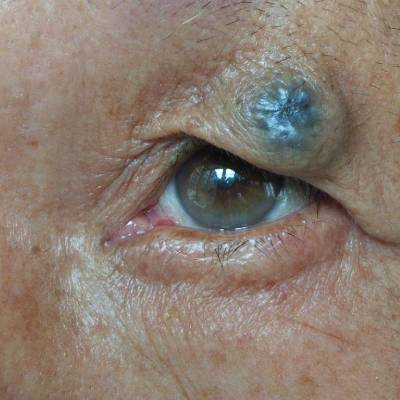
#> input picture labelled_dataset/test/b1.jpg, 400 x 400 px
$ python -i preprocess_segment.py   (imports and definitions only)
#> lines starting #> are read from the running program, lines starting #| are printed output that depends on the picture; after the words box and inside, x2 and y2 are one past the last pixel; in counts of white or black regions, pixels touching at a corner belong together
#> in process_image, img_bgr is the input picture: shape (400, 400, 3); mean B, G, R 112.1, 123.4, 138
# PROJECT: A COMPUTER VISION/MACHINE LEARNING PIPELINE FOR DETECTING EYELID CANCER
# Supervisor: Prof. Khurshid Ahmad (Trinity College Dublin)
import os
import cv2
import numpy as np
import pandas as pd
from glob import glob
from skimage.segmentation import slic, mark_boundaries
from skimage.measure import regionprops, label
from skimage.color import rgb2gray, rgb2hsv
from skimage.morphology import closing, disk, remove_small_objects
from sklearn.cluster import KMeans
import matplotlib.pyplot as plt
from tqdm import tqdm

# ---------- Configuration ----------
COVERED_DIR = 'covered_divided_eye'           # Root folder from one_circle.py
QUADRANTS_SUBFOLDER = 'quadrants'             # Subfolder holding divided images per split
OUTPUT_DIR = 'segmented_outputs_combined'     # Where to save preprocessed outputs
SPLITS = ['train', 'val', 'test']
CLASSES = ['benign', 'malignant']

# Processing flags
APPLY_HAIR_REMOVAL = False
APPLY_CONTRAST_ENHANCEMENT = False

# Hair removal parameters
HAIR_KERNEL_SIZE = 7
HAIR_INPAINT_RADIUS = 6

# Superpixel & graph-cut segmentation parameters
SLIC_SEGMENTS = 100
SLIC_COMPACTNESS = 10
GRABCUT_ITER = 5
GRABCUT_MARGIN = 10  # margin from image borders for initial rectangle

# Segmentation cleanup parameters
CLOSING_DISK_RADIUS = 7
MIN_COMPONENT_SIZE = 500

# ---------- Hair Removal ----------
# [45 lines left out: functions remove_hair, enhance_contrast, segment_lesion_baseline, not called in this run]

# ---------- Lesion Segmentation (GraphCut + SLIC with fallback) ----------
def segment_lesion_superpixel(img_rgb,
                              n_segments=SLIC_SEGMENTS,
                              compactness=SLIC_COMPACTNESS,
                              grabcut_iter=GRABCUT_ITER,
                              margin=GRABCUT_MARGIN):
    """
    Use GrabCut to initialize a lesion mask, then refine with SLIC superpixels.
    Falls back to HSV+SLIC baseline if GrabCut yields no region.
    Returns a boolean mask of the segmented lesion.
    """
#> called with n_segments = 100, compactness = 10, grabcut_iter = 5, margin = 10
    try:
        img_bgr = cv2.cvtColor(img_rgb, cv2.COLOR_RGB2BGR)
        h, w = img_bgr.shape[:2]
#> h = 400; w = 400
        mask = np.zeros((h, w), np.uint8)
        bgd_model = np.zeros((1, 65), np.float64)
        fgd_model = np.zeros((1, 65), np.float64)
        rect = (margin, margin, w - 2 * margin, h - 2 * margin)
#> rect = (10, 10, 380, 380)
        cv2.grabCut(img_bgr, mask, rect, bgd_model, fgd_model, grabcut_iter, cv2.GC_INIT_WITH_RECT)
        binary = np.where((mask == cv2.GC_FGD) | (mask == cv2.GC_PR_FGD), 1, 0).astype('uint8')
        img_float = img_rgb.astype(float) / 255.0
        segments = slic(img_float, n_segments=n_segments, compactness=compactness, start_label=1)
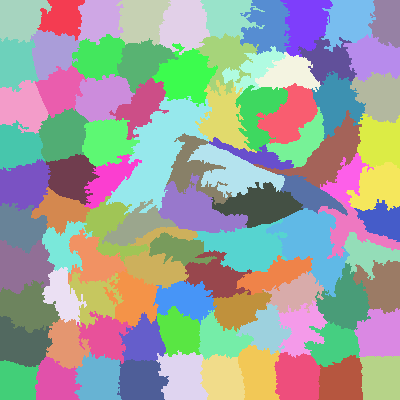
#> segments: shape (400, 400) int64; 92 distinct labels, from 1 to 92; one colour per label, 0 black
        lesion_labels = np.unique(segments[binary == 1])
#> lesion_labels = 43 values from 12 to 78
        if len(lesion_labels) == 0:
            raise ValueError("No GrabCut overlap segments")
        refined = np.zeros_like(segments)
        for lbl in lesion_labels:
            refined[segments == lbl] = lbl
#> this loop made 43 passes
#> lbl on passes 1 to 12: 12, 15, 18, 19, 20, 22, 27, 28, 29, 30, 31, 33
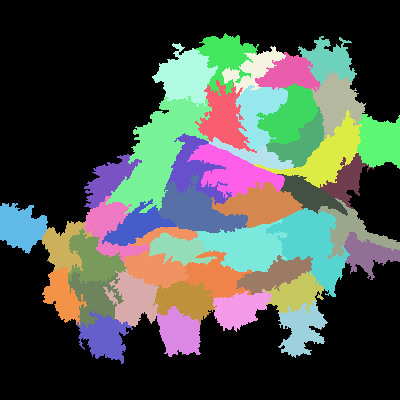
#> refined: shape (400, 400) int64; 44 distinct labels, from 0 to 78; one colour per label, 0 black
        lesion_mask = refined > 0
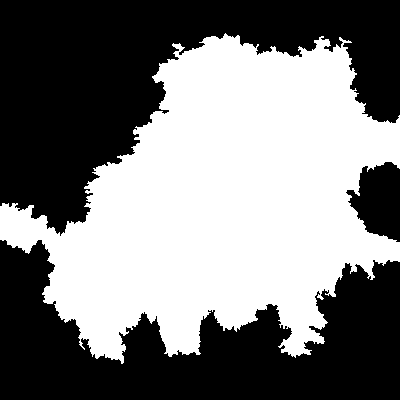
#> lesion_mask: shape (400, 400) bool; 48.2% white; 1 white region, box (x1, y1, x2, y2) and area: (0, 33, 400, 364) 77096
        lesion_mask = closing(lesion_mask, disk(CLOSING_DISK_RADIUS))
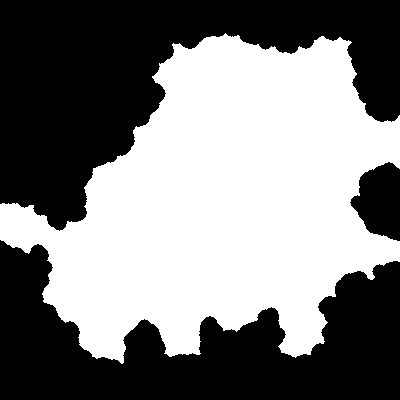
#> lesion_mask: shape (400, 400) bool; 49.6% white; 1 white region, box (x1, y1, x2, y2) and area: (0, 33, 400, 364) 79400
        lesion_mask = remove_small_objects(lesion_mask, min_size=MIN_COMPONENT_SIZE)
        labeled = label(lesion_mask)
#> labeled: shape (400, 400) int32; values 0 (black) and 1 (white), 49.6% white; 1 white region
        if labeled.max() == 0:
            raise ValueError("No lesion after cleanup")
        regions = regionprops(labeled)
#> regions = 1 regions; box (x1, y1, x2, y2) and area: (0, 33, 400, 364) 79400
        largest = max(regions, key=lambda r: r.area).label
#> largest = 1
        return labeled == largest
    except Exception as e:
        print(f"GraphCut segmentation failed ({e}); falling back to baseline.")
        return segment_lesion_baseline(img_rgb)

# ---------- Directory Setup ----------
# [4 lines left out: function create_output_dirs, not called in this run]

# ---------- Image Processing Pipeline ----------
def process_image(filepath):
    fname = os.path.basename(filepath)
    cls = 'benign' if fname.lower().startswith('b') else 'malignant'
    img_bgr = cv2.imread(filepath)
    if img_bgr is None:
        print(f"Could not read {filepath}")
        return None
    if APPLY_HAIR_REMOVAL:
        img_bgr = remove_hair(img_bgr)
    if APPLY_CONTRAST_ENHANCEMENT:
        img_bgr = enhance_contrast(img_bgr)
    img_rgb = cv2.cvtColor(img_bgr, cv2.COLOR_BGR2RGB)
    lesion_mask = segment_lesion_superpixel(img_rgb)
    seg_vis = mark_boundaries(img_rgb, lesion_mask.astype(int))
    foreground = img_rgb.copy()
    foreground[~lesion_mask] = 0
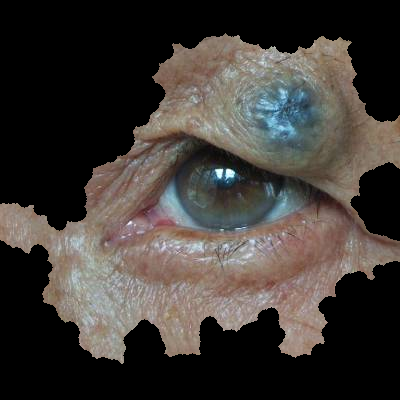
#> foreground: shape (400, 400, 3); mean R, G, B 63.1, 58, 54.1
    return cls, fname, seg_vis, foreground

# ---------- Main ----------
# [20 lines left out: function main, not called in this run]

# [2 lines not run here, left out]

>>> result = process_image('../../labelled_dataset/test/b1.jpg')
